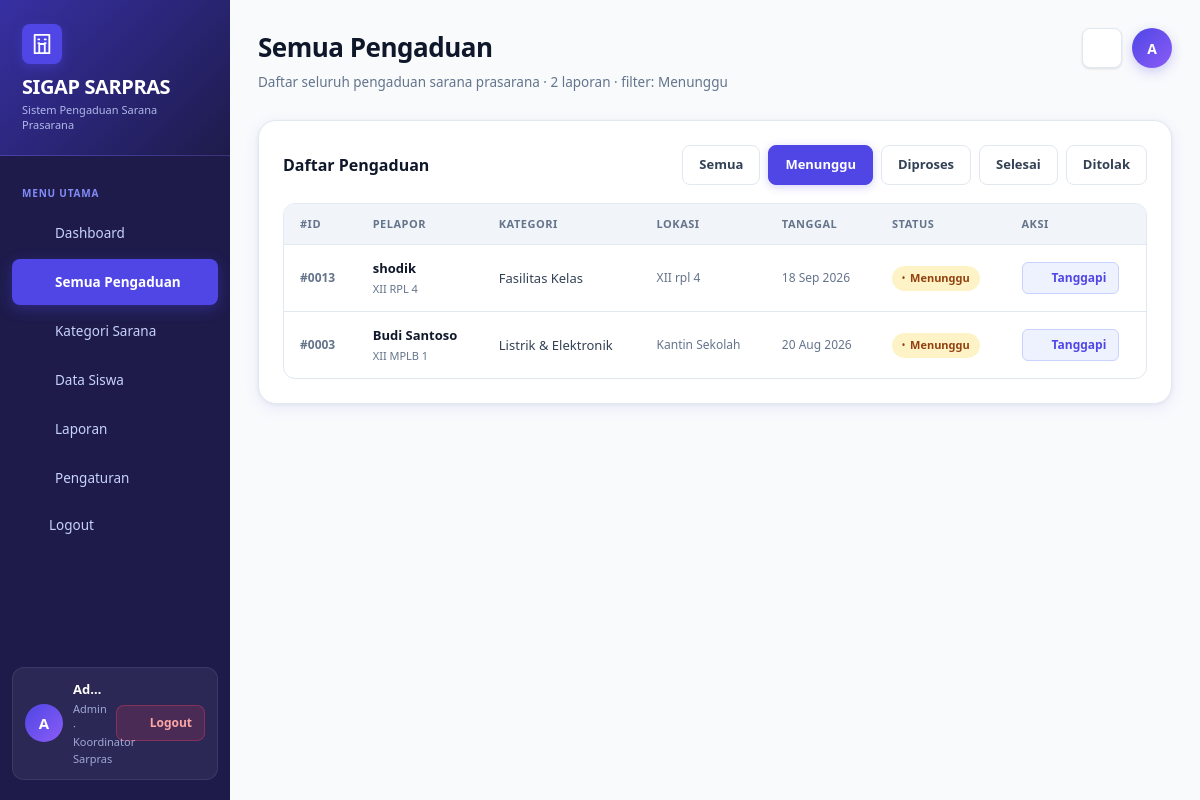
The page /views/semua_pengaduan.php?status=Menunggu (signed in) on the database its author committed.
### tables this page shows
CREATE TABLE `pengaduan` (
  `id_pengaduan` int(11) NOT NULL,
  `nis` int(11) NOT NULL,
  `id_kategori` int(11) NOT NULL,
  `lokasi` varchar(150) NOT NULL,
  `keterangan` text NOT NULL,
  `foto` varchar(255) DEFAULT NULL,
  `status` enum('Menunggu','Diverifikasi','Diproses','Selesai','Ditolak') NOT NULL DEFAULT 'Menunggu',
  `created_at` datetime NOT NULL DEFAULT current_timestamp()
);

CREATE TABLE `siswa` (
  `nis` int(11) NOT NULL,
  `nama` varchar(100) NOT NULL,
  `kelas` varchar(50) NOT NULL,
  `username` varchar(50) NOT NULL,
  `password` varchar(255) NOT NULL,
  `aktif` tinyint(1) NOT NULL DEFAULT 1
);

CREATE TABLE `kategori` (
  `id_kategori` int(11) NOT NULL,
  `nama_kategori` varchar(100) NOT NULL,
  `deskripsi` varchar(255) DEFAULT '',
  `aktif` tinyint(1) NOT NULL DEFAULT 1
);

### models/Pengaduan.php (called while the page is built, shortened)
<?php
class Pengaduan {
    private $conn;
    public function __construct($conn) {
        $this->conn = $conn;
    }
    public function semua() {
        $sql = "SELECT p.*, s.nama, s.kelas, k.nama_kategori
                FROM pengaduan p
                JOIN siswa s ON s.nis=p.nis
                JOIN kategori k ON k.id_kategori=p.id_kategori
                ORDER BY p.created_at DESC";
        return mysqli_query($this->conn, $sql);
    }
}
?>

### views/semua_pengaduan.php (the view, shortened to what this page needs)
<?php
include '../config/koneksi.php';
include '../config/icons.php';
include '../config/layout.php';
include '../models/Pengaduan.php';
$m    = new Pengaduan($conn);
$q    = $m->semua();
$rows = [];
while ($r = mysqli_fetch_assoc($q)) $rows[] = $r;
$filter = $_GET['status'] ?? '';
if ($filter) {
    $rows = array_values(array_filter($rows, fn($r) => $r['status'] === $filter));
}
?>
<!doctype html>
<html lang="id">
<head>
    <link rel="stylesheet" href="../assets/style.css?v=2">
</head>
<body>
<div class="app">
    <?= sidebar('complaints') ?>
    <main class="main">
        <div class="top">
            <div>
                <h2>Semua Pengaduan</h2>
                <p>Daftar seluruh pengaduan sarana prasarana · <?= count($rows) ?> laporan<?= $filter ? " · filter: $filter" : '' ?></p>
            </div>
            <div class="top-actions">
                <div class="bell"><?= icon('bell', '17') ?></div>
                <div class="avatar"><?= strtoupper(substr($_SESSION['nama'] ?? 'A', 0, 1)) ?></div>
            </div>
        </div>
        <div class="panel table-panel">
            <div class="toolbar">
                <strong class="section-title">Daftar Pengaduan</strong>
                <div class="toolbar-actions">
                    <a class="btn <?= $filter==='' ? 'primary' : '' ?>" href="semua_pengaduan.php">Semua</a>
                    <a class="btn <?= $filter==='Menunggu' ? 'primary' : '' ?>" href="semua_pengaduan.php?status=Menunggu">Menunggu</a>
                    <a class="btn <?= $filter==='Diproses' ? 'primary' : '' ?>" href="semua_pengaduan.php?status=Diproses">Diproses</a>
                    <a class="btn <?= $filter==='Selesai' ? 'primary' : '' ?>" href="semua_pengaduan.php?status=Selesai">Selesai</a>
                    <a class="btn <?= $filter==='Ditolak' ? 'primary' : '' ?>" href="semua_pengaduan.php?status=Ditolak">Ditolak</a>
                </div>
            </div>
            <div class="table-wrap">
                <table>
                    <thead>
                        <tr>
                            <th>#ID</th>
                            <th>Pelapor</th>
                            <th>Kategori</th>
                            <th>Lokasi</th>
                            <th>Tanggal</th>
                            <th>Status</th>
                            <th>Aksi</th>
                        </tr>
                    </thead>
                    <tbody>
                        <?php foreach ($rows as $r): ?>
                        <tr>
                            <td style="font-weight:600;color:var(--muted);font-size:12px;">#<?= str_pad($r['id_pengaduan'], 4, '0', STR_PAD_LEFT) ?></td>
                            <td>
                                <div style="font-weight:600;color:var(--text);"><?= htmlspecialchars($r['nama']) ?></div>
                                <div style="font-size:11px;color:var(--muted);margin-top:2px;"><?= htmlspecialchars($r['kelas']) ?></div>
                            </td>
                            <td><?= htmlspecialchars($r['nama_kategori']) ?></td>
                            <td style="font-size:12px;color:var(--muted);"><?= htmlspecialchars($r['lokasi']) ?></td>
                            <td style="font-size:12px;color:var(--muted);white-space:nowrap;"><?= date('d M Y', strtotime($r['created_at'])) ?></td>
                            <td>
                                <span class="status <?= $r['status']==='Selesai' ? 'selesai' : ($r['status']==='Diproses' ? 'proses' : ($r['status']==='Ditolak' ? 'ditolak' : '')) ?>">
                                    <?= htmlspecialchars($r['status']) ?>
                                </span>
                            </td>
                            <td>
                                <a class="action-btn" href="tanggapan.php?id=<?= $r['id_pengaduan'] ?>">
                                    <span style="display:flex;align-items:center;gap:4px;"><?= icon('eye', '13') ?> <?= $r['status']==='Menunggu' ? 'Tanggapi' : 'Detail' ?></span>
                                </a>
                            </td>
                        </tr>
                        <?php endforeach; ?>
                    </tbody>
                </table>
            </div>
        </div>
    </main>
</div>
</body>
</html>

### config/icons.php (shortened to what this page needs)
<?php
function icon(string $name, string $size = '18', string $class = ''): string {
    $cls = $class ? " class=\"{$class}\"" : '';
    $path = $icons[$name] ?? $icons['info'];
    return "<svg xmlns=\"http://www.w3.org/2000/svg\" width=\"{$size}\" height=\"{$size}\" viewBox=\"0 0 24 24\" fill=\"none\" stroke=\"currentColor\" stroke-width=\"2\" stroke-linecap=\"round\" stroke-linejoin=\"round\"{$cls}>{$path}</svg>";
}
?>

### assets/style.css (style rules this page uses)
:root { --primary: #4f46e5; --primary-dark: #3730a3; --primary-light: #818cf8; --primary-bg: #eef2ff; --green: #10b981; --green-dark: #059669; --green-soft: #d1fae5; --amber: #f59e0b; --amber-dark: #d97706; --amber-soft: #fef3c7; --danger: #f43f5e; --danger-dark: #e11d48; --danger-soft: #ffe4e6; --purple: #8b5cf6; --purple-dark: #7c3aed; --purple-soft: #ede9fe; --cyan: #06b6d4; --cyan-soft: #cffafe; --bg: #f8fafc; --bg-2: #f1f5f9; --white: #ffffff; --text: #0f172a; --text-2: #334155; --muted: #64748b; --muted-light: #94a3b8; --line: #e2e8f0; --line-dark: #cbd5e1; --sidebar-bg: #1e1b4b; --sidebar-2: #2d2a5e; --sidebar-text: #c7d2fe; --sidebar-muted: #818cf8; --shadow-sm: 0 1px 3px rgba(0,0,0,.08), 0 1px 2px rgba(0,0,0,.04); --shadow: 0 4px 16px rgba(79,70,229,.08), 0 1px 4px rgba(0,0,0,.06); --shadow-md: 0 8px 28px rgba(79,70,229,.10), 0 2px 8px rgba(0,0,0,.06); --shadow-lg: 0 20px 60px rgba(79,70,229,.12), 0 4px 16px rgba(0,0,0,.08); --r-sm: 8px; --r: 12px; --r-lg: 18px; --r-xl: 24px; }
*, *::before, *::after { box-sizing: border-box; }
html { scroll-behavior: smooth; }
html, body { margin: 0; min-height: 100%; font-family: 'Segoe UI', system-ui, -apple-system, Arial, sans-serif; color: var(--text); background: var(--bg); font-size: 14px; line-height: 1.5; }
body { -webkit-font-smoothing: antialiased; }
a { text-decoration: none; color: inherit; }
.app { min-height: 100vh; display: flex; }
.main { flex: 1; min-width: 0; padding: 32px 40px 52px; }
.top { display: flex; justify-content: space-between; align-items: flex-start; gap: 20px; margin-bottom: 28px; }
.top-actions { display: flex; align-items: center; gap: 10px; flex-shrink: 0; }
.top > div:first-child h2 { margin: 0; font-size: 26px; font-weight: 800; letter-spacing: -.5px; color: var(--text); }
.top > div:first-child p { margin: 5px 0 0; color: var(--muted); font-size: 13.5px; }
.bell { width: 40px; height: 40px; background: var(--white); border: 1px solid var(--line); border-radius: var(--r-sm); display: flex; align-items: center; justify-content: center; font-size: 17px; box-shadow: var(--shadow-sm); cursor: pointer; }
.avatar { width: 40px; height: 40px; background: linear-gradient(135deg, var(--primary), var(--purple)); color: #fff; border-radius: 50%; display: flex; align-items: center; justify-content: center; font-weight: 700; font-size: 14px; box-shadow: 0 4px 12px rgba(79,70,229,.25); }
.panel { background: var(--white); border: 1px solid var(--line); border-radius: var(--r-lg); padding: 24px; box-shadow: var(--shadow); }
.btn { display: inline-flex; align-items: center; justify-content: center; gap: 7px; padding: 9px 16px; border-radius: var(--r-sm); font-size: 13px; font-weight: 600; cursor: pointer; transition: all .18s ease; border: 1px solid var(--line); background: var(--white); color: var(--text-2); white-space: nowrap; }
.btn.primary { background: var(--primary); color: #fff; border-color: var(--primary); box-shadow: 0 2px 8px rgba(79,70,229,.25); }
.action-btn { display: inline-flex; align-items: center; gap: 4px; padding: 6px 12px; border-radius: 6px; font-size: 12px; font-weight: 600; background: var(--primary-bg); color: var(--primary); border: 1px solid #c7d2fe; transition: all .15s ease; white-space: nowrap; }
.table-wrap { overflow-x: auto; border: 1px solid var(--line); border-radius: var(--r); }
table { width: 100%; border-collapse: collapse; min-width: 600px; }
thead tr { background: var(--bg-2); }
th { padding: 12px 16px; text-align: left; font-size: 11px; font-weight: 700; color: var(--muted); text-transform: uppercase; letter-spacing: .5px; border-bottom: 1px solid var(--line); white-space: nowrap; }
td { padding: 14px 16px; font-size: 13px; color: var(--text-2); border-bottom: 1px solid var(--line); vertical-align: middle; }
tr:last-child td { border-bottom: 0; }
tbody tr { transition: background .12s; }
.status { display: inline-flex; align-items: center; gap: 5px; padding: 4px 10px; border-radius: 999px; font-size: 11px; font-weight: 600; background: var(--amber-soft); color: #92400e; white-space: nowrap; }
.status::before { content: "•"; font-size: 8px; }
.toolbar { display: flex; justify-content: space-between; align-items: center; gap: 12px; margin-bottom: 18px; flex-wrap: wrap; }
.section-title { font-size: 16px; font-weight: 700; color: var(--text); }
.toolbar-actions { display: flex; align-items: center; gap: 8px; flex-wrap: wrap; }
@media (max-width: 1200px) { .main { padding: 28px 28px 44px; } }

### rows shown on the page
pengaduan: id_pengaduan "0013", nis.nama "shodik", nis.kelas "XII RPL 4", id_kategori.nama_kategori "Fasilitas Kelas", lokasi "XII rpl 4", created_at "18 Sep 2026", status "Menunggu", shows "Tanggapi"
pengaduan: id_pengaduan "0003", nis.nama "Budi Santoso", nis.kelas "XII MPLB 1", id_kategori.nama_kategori "Listrik & Elektronik", lokasi "Kantin Sekolah", created_at "20 Aug 2026", status "Menunggu", $size 13 (drawn), shows "Tanggapi"

### other values the page prints
$item['label'] "Dashboard"
$item['label'] "Semua Pengaduan"
$item['label'] "Kategori Sarana"
$item['label'] "Data Siswa"
$item['label'] "Laporan"
$item['label'] "Pengaturan"
$initial "A"
$nama "Ad…"
$sub "Admin · Koordinator Sarpras"
count($rows) "2"
$filter "Menunggu"
substr($_SESSION['nama'] ?? 'A', 0, 1) "A"
